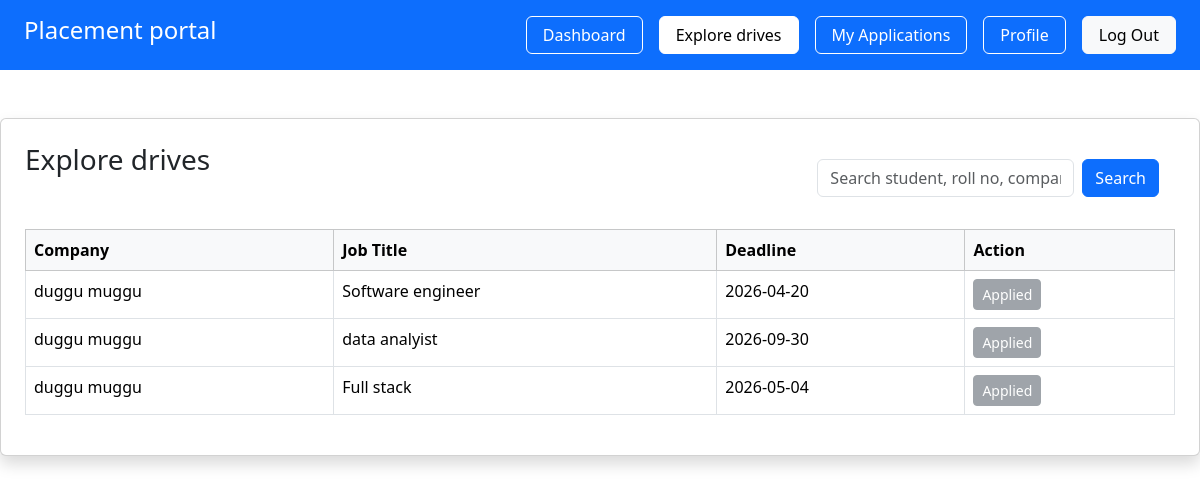
The page /student/explore (signed in) on the database its author committed.
### app/models.py (models this page shows, shortened)
class PlacementDrive(db.Model):
     __tablename__ = "placement_drives"
     id = db.Column(db.Integer, primary_key=True)
     company_id = db.Column(db.Integer, db.ForeignKey("companies.id"), nullable=False)
     job_title = db.Column(db.String(150), nullable=False )
     description = db.Column(db.Text)
     eligibility= db.Column(db.String(200))
     deadline = db.Column(db.Date)
     status = db.Column(db.String(20) , default = 'pending')
     created_at  = db.Column(db.DateTime, default=datetime.utcnow)
     company= db.relationship('Company', backref='drives')
     @property
     def is_expired(self):
        if self.deadline:
            return date.today() > self.deadline
        return False
     def auto_close(self):
        if self.is_expired and self.status == 'open':
            self.status = 'closed'

class Company(db.Model):
     __tablename__ = "companies"
     id = db.Column(db.Integer, primary_key=True)
     user_id = db.Column(db.Integer, db.ForeignKey("users.id"), nullable=False)
     company_name = db.Column(db.String(150), nullable=False)
     hr_name = db.Column(db.String(100))
     website = db.Column(db.String(150))
     approval_status = db.Column(db.String(20), default="pending")
     is_blacklisted = db.Column(db.Boolean, default=False)
     user = db.relationship("User", backref=db.backref("company", uselist=False),uselist=False)

### app/student/routes.py (the view)
@student.route('/student/explore')
@login_required
def explore():
    if current_user.role != "student":
        return "Unauthorized", 403
    open_drives = PlacementDrive.query.filter_by(status='open').all()
    for drive in open_drives:
        drive.auto_close()
    db.session.commit()
    stu = Student.query.filter_by(user_id=current_user.id).first()
    search = request.args.get("search")
    if search:
        available_drives = PlacementDrive.query.join(Company).filter(
            PlacementDrive.status == "open",
            db.or_(
                PlacementDrive.job_title.ilike(f"%{search}%"),
                Company.company_name.ilike(f"%{search}%")
            )
        ).all()
    else:
        available_drives = PlacementDrive.query.filter_by(status="open").all()
    applied_drives = Application.query.filter_by(student_id=stu.id).all()
    applied_drive_ids = [x.drive_id for x in applied_drives]
    return render_template(
        'student/navigator/exploredrives.html',
        available_drives=available_drives,
        applied_drive_ids = applied_drive_ids
    )

### app/__init__.py (called while the page is built)
@login_manager.user_loader
def load_user(user_id):
    from app.models import User
    return User.query.get(int(user_id))

### app/templates/student/navigator/exploredrives.html
{% extends 'base.html' %}
{% block content %}
     <div class="card shadow p-4 mt-5">
     <div class="d-flex justify-content-between">
          <h3 class="">Explore drives</h3>
          <form method="GET" action="{{ url_for('student.explore') }}" class="d-flex p-3">
               <input type="text" name="search" class="form-control me-2" placeholder="Search student, roll no, company..." value="{{ request.args.get('search','') }}">
               <button class="btn btn-primary">Search</button>
          </form>
     </div>
    {% if available_drives %}
    <table class="table table-bordered table-hover mt-3">
        <thead class="table-light">
            <tr>
                <th>Company</th>
                <th>Job Title</th>
                <th>Deadline</th>
                <th>Action</th>
            </tr>
        </thead>
        <tbody>
            {% for drive in available_drives %}
            <tr>
                <td>{{ drive.company.company_name }}</td>
                <td>{{ drive.job_title }}</td>
                <td>{{ drive.deadline.strftime('%Y-%m-%d') }}</td>
                <td>
                    {% if drive.id in applied_drive_ids %}
                        <button class="btn btn-secondary btn-sm" disabled> Applied </button>
                    {% else %}
                     <a href="/student/apply/{{ drive.id }}" class="btn btn-success btn-sm"> Apply </a>
                    {% endif %}
                </td>
            </tr>
            {% endfor %}
        </tbody>
    </table>
    {% else %}
        <p class="text-muted">No drives available.</p>
    {% endif %}
</div>
{% endblock %}

### rows shown on the page
PlacementDrive: company.company_name "duggu muggu", job_title "Software engineer", deadline "2026-04-20", shows "Applied"
PlacementDrive: company.company_name "duggu muggu", job_title "data analyist", deadline "2026-09-30", shows "Applied"
PlacementDrive: company.company_name "duggu muggu", job_title "Full stack", deadline "2026-05-04", shows "Applied"
